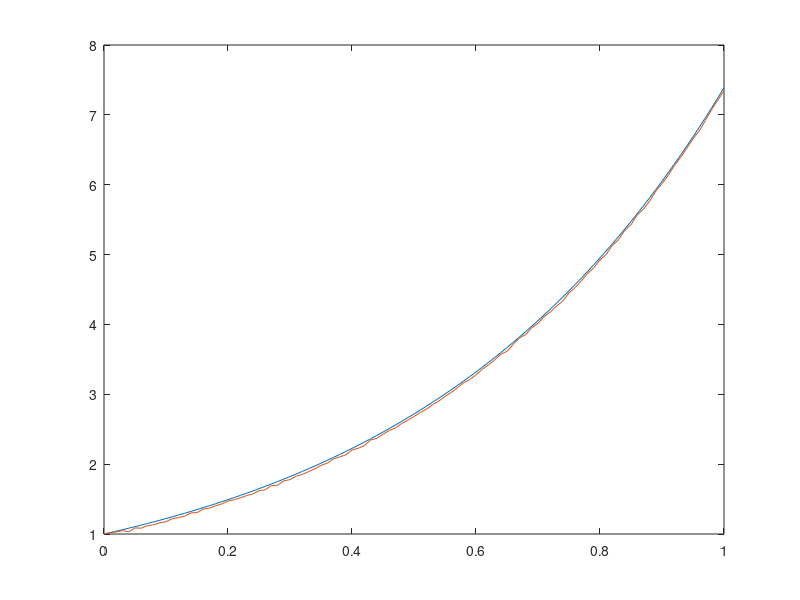

Write the MATLAB code that produced this figure.
%SHAKF Sage-Husa自适应卡尔曼滤波(对于高维系统变量该算法的稳定性和收敛性不能保证）
clear
clc

dt = 0.01;
t = 0:dt:1;
L = length(t);

x = zeros(1,L);
y = zeros(1,L);

%生成真实信号和观测信号
% x_k = exp(2t);
% y_k = x_k;
for i = 1:L
    x(i) = exp(2*t(i));
    y(i) = x(i)+normrnd(0,0.01);
end

%SHAKF
Fhi = 1+2*dt;%状态转移矩阵
H = 1;%观测转移矩阵
%初始化
Xplus = zeros(1,L);
Pplus = zeros(1,L);
Qplus = zeros(1,L);
Rplus = zeros(1,L);
qplus = zeros(1,L);
rplus = zeros(1,L);
Pplus(1) = 0.01;
Qplus(1) = 0.1;
Rplus(1) = 1;
qplus(1) = 0.01;
rplus(1) = 0.1;
Xplus(1) = 1;
b = 0.4;%遗忘因子

for i = 2:L
    %预测步
    Xminus = Fhi*Xplus(i-1)+qplus(i-1);
    Pminus = Fhi*Pplus(i-1)*Fhi'+Qplus(i-1);
    %更新步
    dk = (1-b)/(1-b^(i+1));
    rplus(i) = (1-dk)*rplus(i-1)+dk*(y(i)-H*Xminus);
    yerr = y(i)-H*Xminus-rplus(i);%观测误差
    Rplus(i) = (1-dk)*Rplus(i-1)+dk*(yerr*yerr'-H*Pminus*H');
    K = Pminus*H'*inv(H*Pminus*H'+Rplus(i));%卡尔曼增益
    Pplus(i) = (eye(1)-K*H)*Pminus;
    Qplus = (1-dk)*Qplus+dk*(K*yerr*yerr'*K'+Pplus(i)-Fhi*Pplus(i-1)*Fhi');
    Xplus(i) = Xminus+K*yerr;
    qplus(i) = (1-dk)*qplus(i-1)+dk*(Xplus(i)-Fhi*Xplus(i-1));
end

plot(t,x,t,Xplus)
